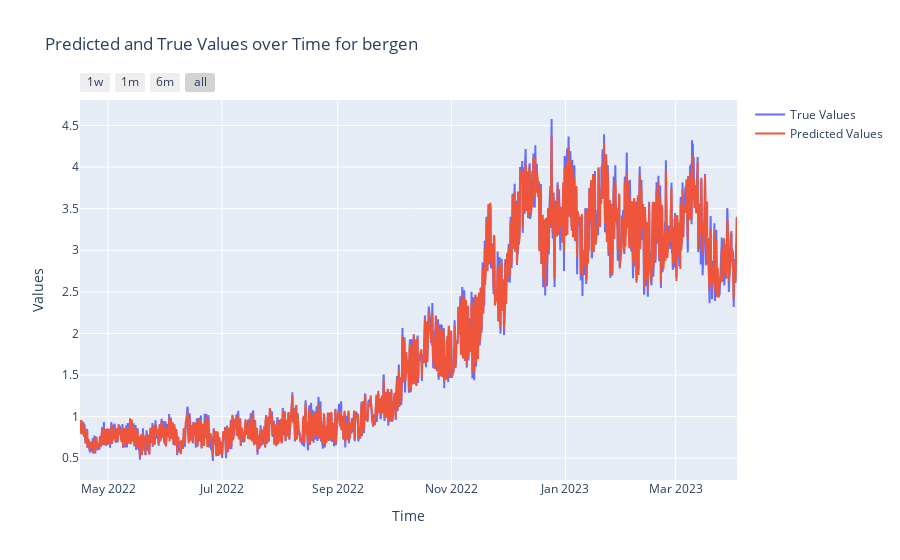
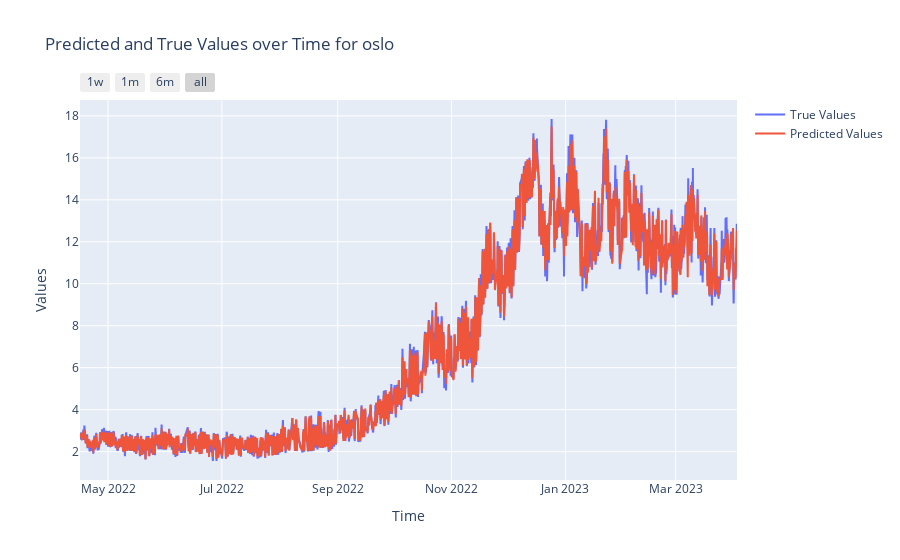
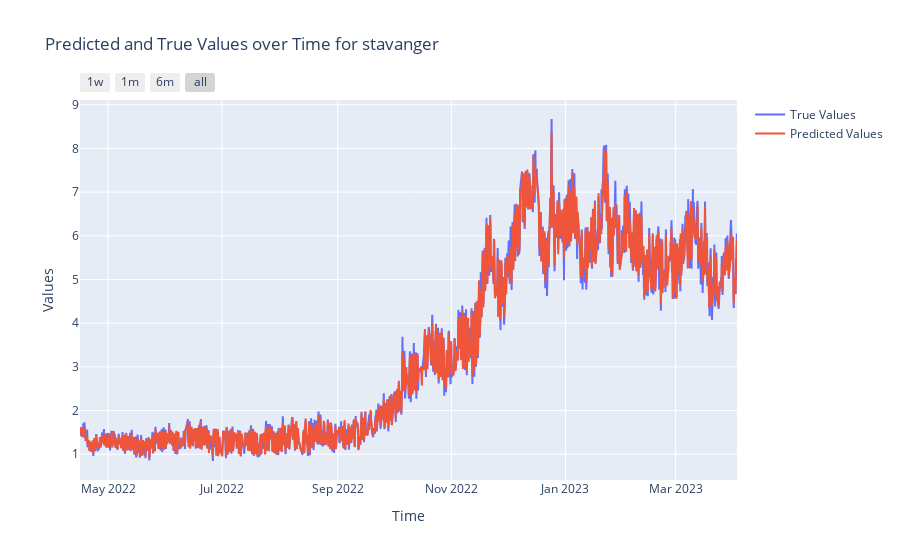
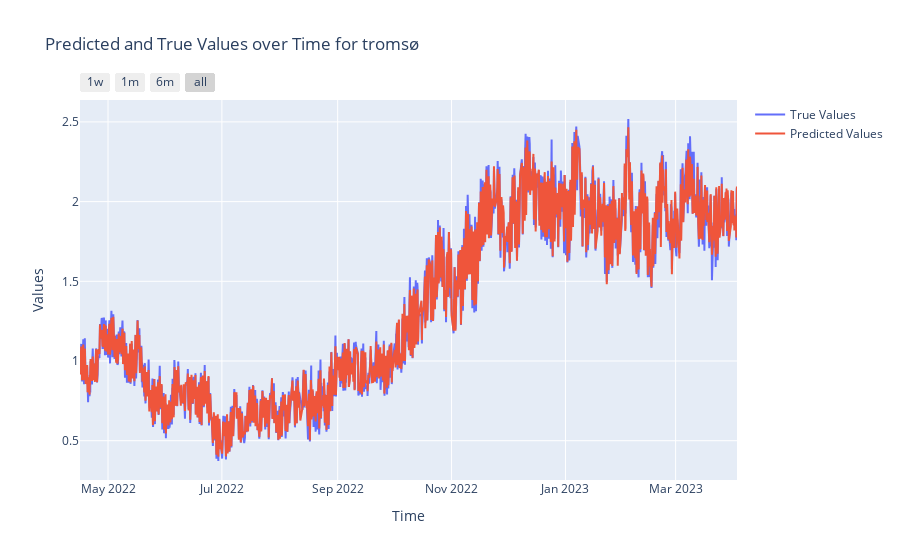

Write notebook code for charts like these, in order.
### Code cell
import plotly.graph_objects as go

combined_individual_predictions = {}
for location in results_0_10.keys():
    combined_df = pd.concat([results_0_10[location], results_11_24[location]])
    combined_df = combined_df.sort_values(by='time')
    combined_individual_predictions[location] = combined_df


# Plot the results for each location
for location, subset_df in combined_individual_predictions.items():

    
    time = subset_df['time']
    true_values = subset_df['consumption']
    predicted_values = subset_df['prediction_label']
    errors = true_values - predicted_values
    absolute_percentage_errors = (np.abs(true_values - predicted_values) / true_values) * 100


    fig = go.Figure()

    # Add traces for true values, predicted values, and absolute percentage errors
    fig.add_trace(go.Scatter(x=time, y=true_values, mode='lines', name='True Values'))
    fig.add_trace(go.Scatter(x=time, y=predicted_values, mode='lines', name='Predicted Values'))

    # Update layout for better visualization
    fig.update_layout(
        title=f'Predicted and True Values over Time for {location}',
        xaxis_title='Time',
        yaxis_title='Values',
        xaxis=dict(
            rangeselector=dict(
                buttons=list([
                    dict(count=7, label="1w", step="day", stepmode="backward"),
                    dict(count=1, label="1m", step="month", stepmode="backward"),
                    dict(count=6, label="6m", step="month", stepmode="backward"),
                    dict(step="all")
                ])
            ),
            type="date"
        ),
        showlegend=True
    )

    fig.show()

### Figure 1 — Plotly figure (JSON) as saved in the notebook; plotly's stock layout.template omitted (floating-point values rounded to 4 significant figures; data arrays with more than 128 entries replaced by an {"elided": "..."} marker saying what was removed)
{"data": [{"mode": "lines", "name": "True Values", "type": "scatter", "x": {"elided": "1691 str values"}, "y": {"elided": "1691 float values"}}, {"mode": "lines", "name": "Predicted Values", "type": "scatter", "x": {"elided": "1691 str values"}, "y": {"elided": "1691 float values"}}], "layout": {"showlegend": true, "title": {"text": "Predicted and True Values over Time for bergen"}, "xaxis": {"rangeselector": {"buttons": [{"count": 7, "label": "1w", "step": "day", "stepmode": "backward"}, {"count": 1, "label": "1m", "step": "month", "stepmode": "backward"}, {"count": 6, "label": "6m", "step": "month", "stepmode": "backward"}, {"step": "all"}]}, "title": {"text": "Time"}, "type": "date"}, "yaxis": {"title": {"text": "Values"}}}}

### Figure 2 — Plotly figure (JSON) as saved in the notebook; plotly's stock layout.template omitted (floating-point values rounded to 4 significant figures; data arrays with more than 128 entries replaced by an {"elided": "..."} marker saying what was removed)
{"data": [{"mode": "lines", "name": "True Values", "type": "scatter", "x": {"elided": "1691 str values"}, "y": {"elided": "1691 float values"}}, {"mode": "lines", "name": "Predicted Values", "type": "scatter", "x": {"elided": "1691 str values"}, "y": {"elided": "1691 float values"}}], "layout": {"showlegend": true, "title": {"text": "Predicted and True Values over Time for oslo"}, "xaxis": {"rangeselector": {"buttons": [{"count": 7, "label": "1w", "step": "day", "stepmode": "backward"}, {"count": 1, "label": "1m", "step": "month", "stepmode": "backward"}, {"count": 6, "label": "6m", "step": "month", "stepmode": "backward"}, {"step": "all"}]}, "title": {"text": "Time"}, "type": "date"}, "yaxis": {"title": {"text": "Values"}}}}

### Figure 3 — Plotly figure (JSON) as saved in the notebook; plotly's stock layout.template omitted (floating-point values rounded to 4 significant figures; data arrays with more than 128 entries replaced by an {"elided": "..."} marker saying what was removed)
{"data": [{"mode": "lines", "name": "True Values", "type": "scatter", "x": {"elided": "1691 str values"}, "y": {"elided": "1691 float values"}}, {"mode": "lines", "name": "Predicted Values", "type": "scatter", "x": {"elided": "1691 str values"}, "y": {"elided": "1691 float values"}}], "layout": {"showlegend": true, "title": {"text": "Predicted and True Values over Time for stavanger"}, "xaxis": {"rangeselector": {"buttons": [{"count": 7, "label": "1w", "step": "day", "stepmode": "backward"}, {"count": 1, "label": "1m", "step": "month", "stepmode": "backward"}, {"count": 6, "label": "6m", "step": "month", "stepmode": "backward"}, {"step": "all"}]}, "title": {"text": "Time"}, "type": "date"}, "yaxis": {"title": {"text": "Values"}}}}

### Figure 4 — Plotly figure (JSON) as saved in the notebook; plotly's stock layout.template omitted (floating-point values rounded to 4 significant figures; data arrays with more than 128 entries replaced by an {"elided": "..."} marker saying what was removed)
{"data": [{"mode": "lines", "name": "True Values", "type": "scatter", "x": {"elided": "1691 str values"}, "y": {"elided": "1691 float values"}}, {"mode": "lines", "name": "Predicted Values", "type": "scatter", "x": {"elided": "1691 str values"}, "y": {"elided": "1691 float values"}}], "layout": {"showlegend": true, "title": {"text": "Predicted and True Values over Time for tromsø"}, "xaxis": {"rangeselector": {"buttons": [{"count": 7, "label": "1w", "step": "day", "stepmode": "backward"}, {"count": 1, "label": "1m", "step": "month", "stepmode": "backward"}, {"count": 6, "label": "6m", "step": "month", "stepmode": "backward"}, {"step": "all"}]}, "title": {"text": "Time"}, "type": "date"}, "yaxis": {"title": {"text": "Values"}}}}
